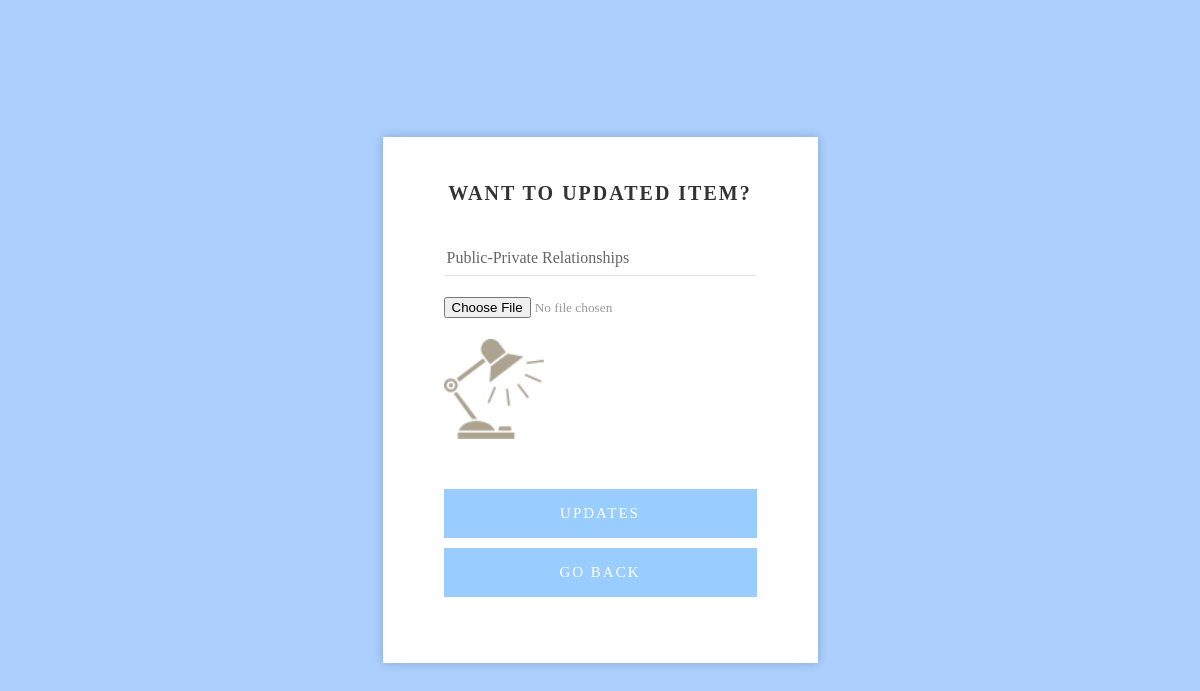
Page /capabilityadd.php?page=cap&id=13 on the committed database.
### tables this page shows
CREATE TABLE `items` (
  `id` int(11) NOT NULL,
  `name` varchar(255) NOT NULL,
  `icon` varchar(255) NOT NULL
);

### query.php (called while the page is built, shortened)
<?php
require 'database.php';
if (isset($_GET['page']) && $_GET['page']=='cap') {
    $id = $_GET['id'];
    $find = "SELECT * from `items` WHERE id='$id'";
    $user = $conn->query($find);
    $result = $user->fetch_assoc();
    $title = $result['name'];
    $icon = $result['icon'];
    $button1 = 1;
}
?>

### capabilityadd.php (the view, shortened to what this page needs)
<?php
    include "query.php";
?>
<!DOCTYPE html>
<html>
<head>
    <link rel="stylesheet" href="./assets/css/submit.css">
</head>
<body>
    <div class="wrapper">
        <div class="inner">
            <form action="" method="POST" enctype='multipart/form-data'>
                <h3>Want to <?= $button1==0 ? 'SUBMIT' : 'UPDATED' ?> Item?</h3>
                <div class="form-holder">
                    <input type="text" class="form-control" placeholder="Name" name="name" value="<?= $title ?>"
                        required>
                </div>
                <div class="form-holder">
                    <input type="file" class="" placeholder="Photo" name="icon" <?= $button1 == 0 ? 'required' : ''?>>
                </div>
                <div class="form-holder">
                    <div class="img-soze <?= $icon == NULL ? "d-none" : "" ?>" style="height:100px;width:100px">
                        <img style="height:100%;width:100%" src="./<?= $icon ?>" alt="">
                    </div>
                </div>
                <input type="submit" name="<?= $button1 == 0 ? 'item-submit' : 'item-update'?>"
                    value="<?= $button1 == 0 ? 'SUBMIT' : 'UPDATES'?>">
                <a href="capabilities.php" class="button">GO BACK</a>
            </form>
        </div>
    </div>
</body>
</html>

### assets/css/submit.css (style rules this page uses)
* { -webkit-box-sizing: border-box; -moz-box-sizing: border-box; box-sizing: border-box }
body { font-family: muli-regular; font-size: 14px; margin: 0; color: #999 }
input, textarea, select, button { font-family: muli-regular }
p, h1, h2, h3, h4, h5, h6, ul { margin: 0 }
img { max-width: 100% }
a { text-decoration: none }
.wrapper { min-height: 100vh; display: flex; align-items: center; justify-content: center; background: #accffe }
.inner { position: relative; width: 435px }
form { width: 100%; position: relative; z-index: 9; padding: 45px 61px 66px; background: #fff; box-shadow: 0 0 10px 0 rgba(0, 0, 0, .2); -webkit-box-shadow: 0 0 10px 0 rgba(0, 0, 0, .2); -moz-box-shadow: 0 0 10px 0 rgba(0, 0, 0, .2); -ms-box-shadow: 0 0 10px 0 rgba(0, 0, 0, .2); -o-box-shadow: 0 0 10px 0 rgba(0, 0, 0, .2) }
h3 { text-transform: uppercase; font-size: 20px; font-family: muli-semibold; color: #333; letter-spacing: 2px; text-align: center; margin-bottom: 33px }
.form-holder { position: relative; margin-bottom: 21px }
.form-control { border: none; border-bottom: 1px solid #e6e6e6; display: block; width: 100%; height: 38px; background: 0 0; padding: 3px 3px 0; color: #666; font-family: muli-semibold; font-size: 16px }
input[type="submit"] { border: none; width: 100%; height: 49px; margin-top: 50px; cursor: pointer; display: flex; align-items: center; justify-content: center; padding: 0; background: #9cf; color: #fff; text-transform: uppercase; font-family: muli-semibold; font-size: 15px; letter-spacing: 2px; transition: all .5s; position: relative; overflow: hidden }
.button { border: none; width: 100%; height: 49px; margin-top: 10px; cursor: pointer; display: flex; align-items: center; justify-content: center; padding: 0; background: #9cf; color: #fff; text-transform: uppercase; font-family: muli-semibold; font-size: 15px; letter-spacing: 2px; transition: all .5s; position: relative; overflow: hidden }

### rows in the picture
items: name "Public-Private Relationships", icon (picture)
